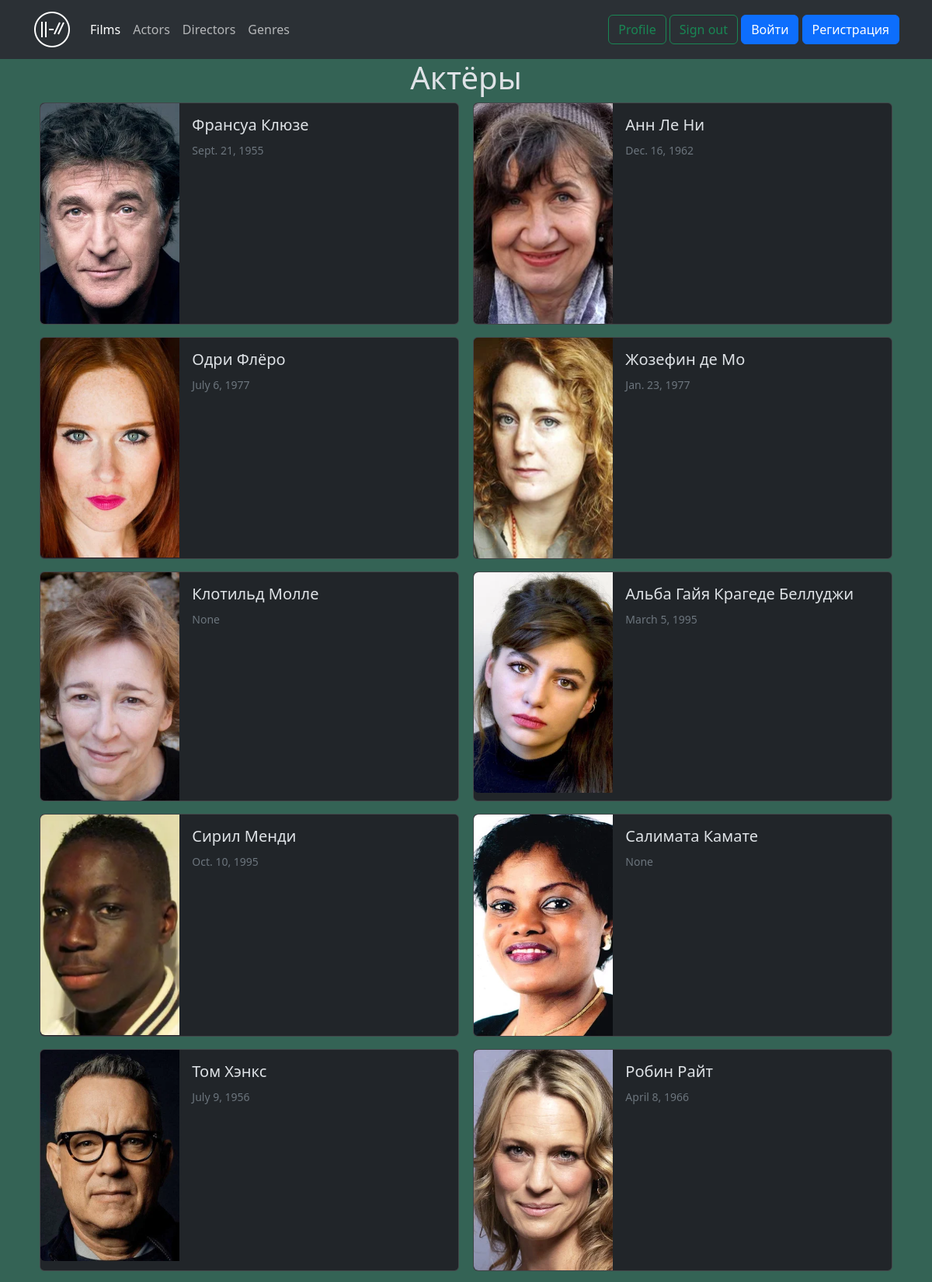
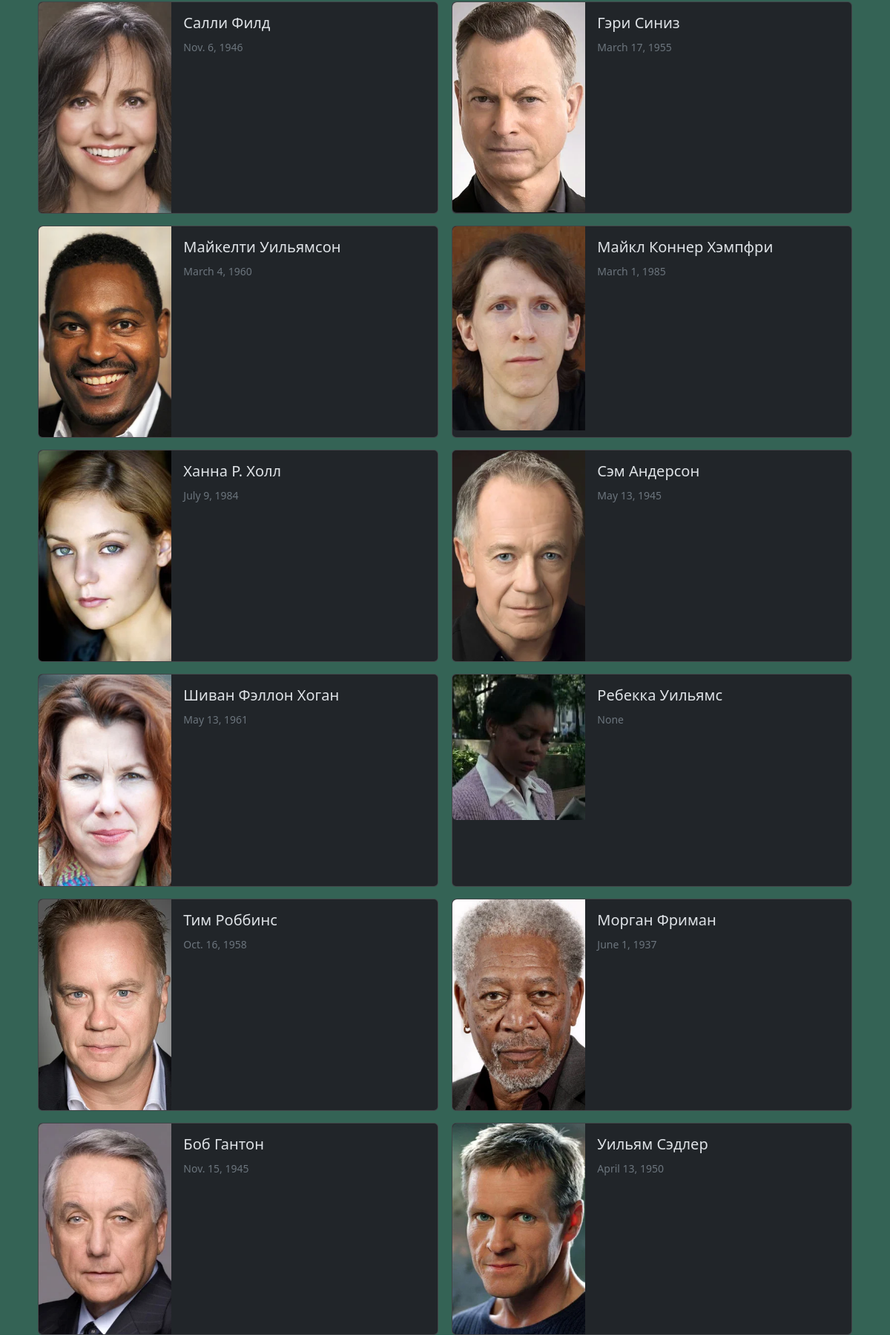
The app's page /actor_list/ (upper part) with its own data (2 pictures, top to bottom).
### kinopoisk/models.py (models this page shows, shortened)
class MoviePerson(models.Model):
    class RoleType(models.TextChoices):
        ACTOR = 'actor', 'Actor'
        DIRECTOR = 'director', 'Director'
    name = models.CharField(max_length=255)
    birth_date = models.DateField(blank=True, null=True)
    photo = models.ImageField(
        upload_to="kinopoisk/images/person/photos/",
        blank=True, null=True)
    role = models.CharField(
        max_length=20, choices=RoleType.choices,
        blank=True, null=True)

### kinopoisk/views.py (the view)
# urls.py: path('actor_list/', actor_list, name='actors_list'),
def actor_list(request):
    actors = MoviePerson.objects.filter(role = MoviePerson.RoleType.ACTOR)
    return render(request, 'kinopoisk/actors_list.html', {
        'persons': actors, 'title': 'Актёры'
    })

### kinopoisk/templates/kinopoisk/actors_list.html (shortened to what this page needs)
{% extends 'core/base.html' %}
{% block content %}
<div class="container">
  <h1 class='d-flex justify-content-center'>{{title}}</h1>
  <div class='d-flex flex-wrap justify-content-around'>
  {% for person in persons %}
      <div class="card mb-3" style="max-width: 540px;">
        <div class="row g-0">
          <div class="col-md-4">
            <img src="{{person.photo.url}}" class="img-fluid rounded-start" alt="..." style='width: 700px'>
          </div>
          <div class="col-md-8">
            <div class="card-body">
              <div class='d-flex flex-column justify-content-around'>
                <h5 class="card-title">{{person.name}}</h5>
              </div>
              <span class="text-secondary"><small>{{person.birth_date}}</small></span>
            </div>
          </div>
        </div>
      </div>
  {% endfor %}
  </div>
</div>
{% endblock %}

### records on screen
MoviePerson: photo (picture), name "Франсуа Клюзе", birth_date "Sept. 21, 1955"
MoviePerson: shows a picture, name "Анн Ле Ни", birth_date "Dec. 16, 1962"
MoviePerson: shows a picture, name "Одри Флёро", birth_date "July 6, 1977"
MoviePerson: shows a picture, name "Жозефин де Мо", birth_date "Jan. 23, 1977"
MoviePerson: shows a picture, name "Клотильд Молле", birth_date "None"
MoviePerson: shows a picture, name "Альба Гайя Крагеде Беллуджи", birth_date "March 5, 1995"
MoviePerson: shows a picture, name "Сирил Менди", birth_date "Oct. 10, 1995"
MoviePerson: shows a picture, name "Салимата Камате", birth_date "None"
MoviePerson: shows a picture, name "Том Хэнкс", birth_date "July 9, 1956"
MoviePerson: shows a picture, name "Робин Райт", birth_date "April 8, 1966"
MoviePerson: shows a picture, name "Салли Филд", birth_date "Nov. 6, 1946"
MoviePerson: shows a picture, name "Гэри Синиз", birth_date "March 17, 1955"
MoviePerson: shows a picture, name "Майкелти Уильямсон", birth_date "March 4, 1960"
MoviePerson: shows a picture, name "Майкл Коннер Хэмпфри", birth_date "March 1, 1985"
MoviePerson: shows a picture, name "Ханна Р. Холл", birth_date "July 9, 1984"
MoviePerson: shows a picture, name "Сэм Андерсон", birth_date "May 13, 1945"
MoviePerson: shows a picture, name "Шиван Фэллон Хоган", birth_date "May 13, 1961"
MoviePerson: shows a picture, name "Ребекка Уильямс", birth_date "None"
MoviePerson: shows a picture, name "Тим Роббинс", birth_date "Oct. 16, 1958"
MoviePerson: shows a picture, name "Морган Фриман", birth_date "June 1, 1937"
MoviePerson: shows a picture, name "Боб Гантон", birth_date "Nov. 15, 1945"
MoviePerson: shows a picture, name "Уильям Сэдлер", birth_date "April 13, 1950"

### other values on screen
{{ title }} "Актёры"
